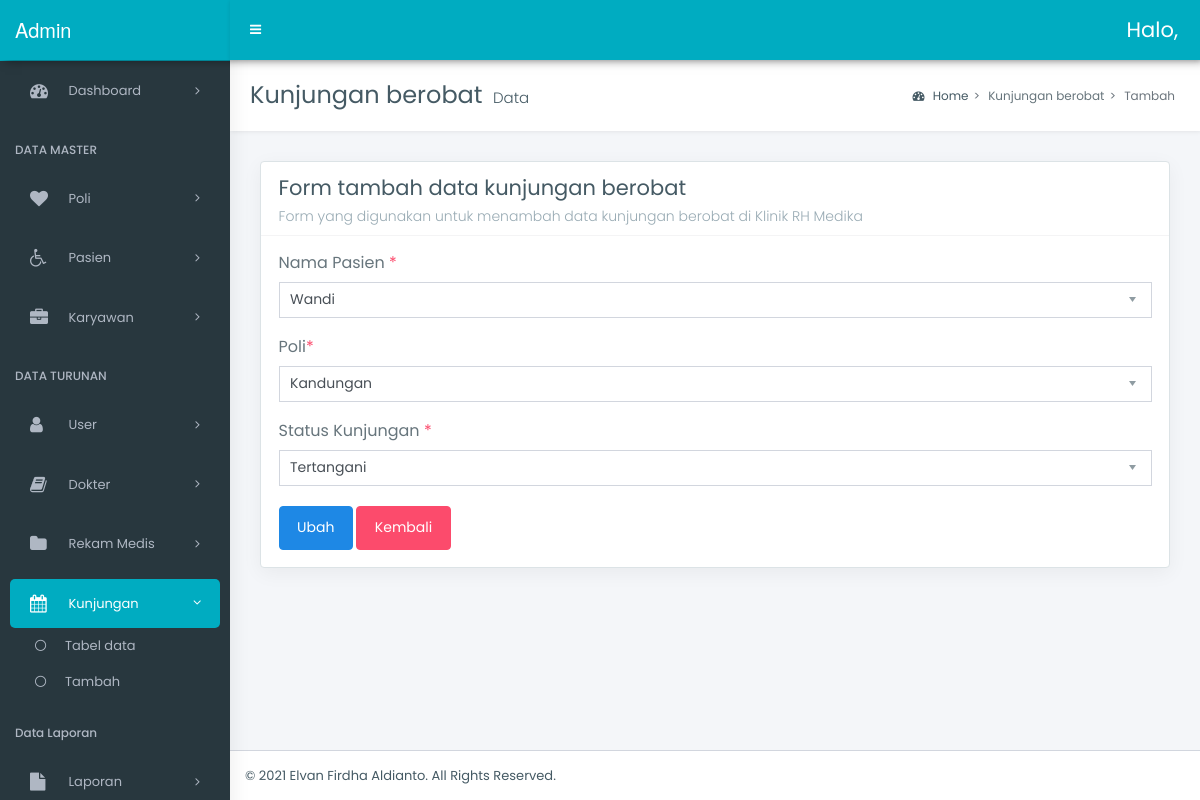
The page /admin/kb/edit.php?id=7 on the database its author committed.
### tables this page shows
CREATE TABLE `kb` (
  `kd_kunjungan` int(9) NOT NULL,
  `id_pasien` int(9) NOT NULL,
  `kd_poli` int(3) NOT NULL,
  `tgl_kunjungan` date NOT NULL,
  `status` enum('1','2','3') NOT NULL
);

CREATE TABLE `pasien` (
  `id_pasien` int(9) NOT NULL,
  `nm_pasien` varchar(50) NOT NULL,
  `kd_jamkes` text NOT NULL,
  `jen_kelamin` enum('1','2') NOT NULL,
  `jalur` enum('1','2','3','4') NOT NULL,
  `alamatp` text NOT NULL,
  `tempat_lahirp` varchar(20) NOT NULL,
  `tgl_lahirp` date NOT NULL,
  `telp_pasien` varchar(13) NOT NULL,
  `tgl_daftar` date NOT NULL
);

CREATE TABLE `poli` (
  `kd_poli` int(3) NOT NULL,
  `nm_poli` varchar(30) NOT NULL
);

### admin/kb/edit.php (the view, shortened to what this page needs)
<!DOCTYPE html>
<html lang="en">
<head>
    <link rel="stylesheet" href="../../style/bootstrap.min.css">
    <link rel="stylesheet" href="../../style/bootstrap-extend.css">
    <link rel="stylesheet" href="../../style/master_style.css">
    <link rel="stylesheet" href="../../style/_all-skins.css">
</head>
<body class="hold-transition skin-green sidebar-mini">
    <div class="wrapper">
        <?php include_once('navbar.php'); ?>
        <?php include_once('sidebar.php'); ?>
        <div class="content-wrapper">
            <section class="content-header">
                <h1>
                    Kunjungan berobat
                    <small>Data</small>
                </h1>
                <ol class="breadcrumb">
                    <li class="breadcrumb-item"><a href="#"><i class="fa fa-dashboard"></i> Home</a></li>
                    <li class="breadcrumb-item">Kunjungan berobat</li>
                    <li class="breadcrumb-item active">Tambah</li>
                </ol>
            </section>
            <section class="content">
                <div class="box">
                    <div class="box-header with-border">
                        <h3 class="box-title">Form tambah data kunjungan berobat</h3>
                        <h6 class="box-subtitle">Form yang digunakan untuk menambah data kunjungan berobat di Klinik RH Medika</h6>
                    </div>
                    <div class="box-body">
                        <div class="row">
                            <div class="col">
                                <?php
                                require_once '../../config/connect.php';
                                if (isset($_GET['id'])) {
                                    $id = $_GET['id'];
                                    $q = $connect->query("SELECT * FROM kb JOIN pasien USING(id_pasien) JOIN poli USING(kd_poli) WHERE kd_kunjungan = '$id'");
                                    foreach ($q as $d) :
                                ?>
                                        <form method="POST" action="prosesedit.php">
                                            <div class="row">
                                                <div class="col-lg-12 col-12">
                                                    <div class="form-group">
                                                        <h5>Nama Pasien <span class="text-danger">*</span></h5>
                                                        <div class="controls">
                                                            <select name="idpasien" class="form-control">
                                                                <option value="<?= $d['id_pasien']; ?>" hidden><?= $d['nm_pasien']; ?></option>
                                                            </select>
                                                        </div>
                                                    </div>
                                                    <div class="form-group">
                                                        <h5>Poli<span class="text-danger">*</span></h5>
                                                        <div class="controls">
                                                            <select name="kdpoli" class="form-control">
                                                                <option hidden value="<?= $d['kd_poli']; ?>"><?= $d['nm_poli']; ?></option>
                                                            </select>
                                                        </div>
                                                    </div>
                                                    <div class="form-group">
                                                        <h5>Status Kunjungan <span class="text-danger">*</span></h5>
                                                        <div class="controls">
                                                            <select class="form-control" name="status">
                                                                <option value="<?= $d['status']; ?>" hidden>
                                                                    <?php
                                                                    if ($d['status'] == '1') {
                                                                        echo "Menunggu";
                                                                    } elseif ($d['status'] == '2') {
                                                                        echo "Tertangani";
                                                                    }
                                                                    ?>
                                                                </option>
                                                            </select>
                                                        </div>
                                                    </div>
                                                </div>
                                            </div>
                                            <div class="text-xs-right">
                                                <button type="submit" class="btn btn-info" name="submit">Ubah</button>
                                                <a href="data.php" class="btn btn-danger">Kembali</a>
                                            </div>
                                        </form>
                                <?php
                                    endforeach;
                                }
                                ?>
                            </div>
                        </div>
                    </div>
                </div>
            </section>
        </div>
        <footer class="main-footer">
            &copy; 2021 <a href="">Elvan Firdha Aldianto</a>. All Rights Reserved.
        </footer>
    </div>
</body>
</html>

### style/_all-skins.css (style rules this page uses)
.skin-green .content-header { background: #fff; }
.skin-green .content { background: #f4f6f9; }
.skin-green .wrapper, .skin-green .main-sidebar, .skin-green .left-side { background-color: #28373e; box-shadow: 1px 0px 20px rgba(0,0,0,0.08); }

### rows shown on the page
kb: idpasien "Wandi", kdpoli "Kandungan", status "Tertangani"
